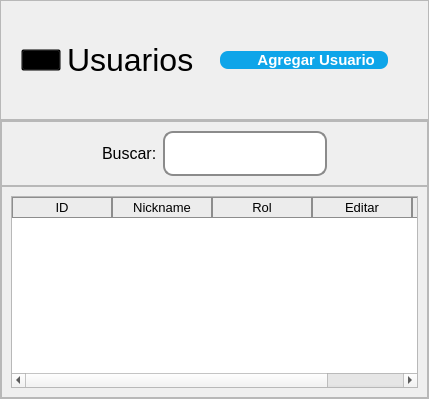
            <widget class="QWidget" name="pagUsuarios">
             <layout class="QVBoxLayout" name="verticalLayout_8" stretch="0,0">
              <property name="spacing">
               <number>0</number>
              </property>
              <property name="leftMargin">
               <number>0</number>
              </property>
              <property name="topMargin">
               <number>0</number>
              </property>
              <property name="rightMargin">
               <number>0</number>
              </property>
              <property name="bottomMargin">
               <number>0</number>
              </property>
              <item alignment="Qt::AlignTop">
               <widget class="QFrame" name="frame_15">
                <property name="sizePolicy">
                 <sizepolicy hsizetype="Preferred" vsizetype="Expanding">
                  <horstretch>0</horstretch>
                  <verstretch>0</verstretch>
                 </sizepolicy>
                </property>
                <property name="minimumSize">
                 <size>
                  <width>0</width>
                  <height>120</height>
                 </size>
                </property>
                <property name="frameShape">
                 <enum>QFrame::StyledPanel</enum>
                </property>
                <property name="frameShadow">
                 <enum>QFrame::Raised</enum>
                </property>
                <layout class="QHBoxLayout" name="horizontalLayout_8">
                 <property name="spacing">
                  <number>6</number>
                 </property>
                 <property name="leftMargin">
                  <number>20</number>
                 </property>
                 <property name="topMargin">
                  <number>20</number>
                 </property>
                 <property name="rightMargin">
                  <number>20</number>
                 </property>
                 <property name="bottomMargin">
                  <number>20</number>
                 </property>
                 <item>
                  <widget class="QPushButton" name="pushButton_15">
                   <property name="styleSheet">
                    <string notr="true">QPushButton{
	background-color: transparent;
}</string>
                   </property>
                   <property name="text">
                    <string/>
                   </property>
                   <property name="icon">
                    <iconset>
                     <normaloff>img/usuariosPag.svg</normaloff>img/usuariosPag.svg</iconset>
                   </property>
                   <property name="iconSize">
                    <size>
                     <width>80</width>
                     <height>80</height>
                    </size>
                   </property>
                  </widget>
                 </item>
                 <item>
                  <widget class="QLabel" name="lblBienvenenida_2">
                   <property name="sizePolicy">
                    <sizepolicy hsizetype="Preferred" vsizetype="Expanding">
                     <horstretch>0</horstretch>
                     <verstretch>0</verstretch>
                    </sizepolicy>
                   </property>
                   <property name="font">
                    <font>
                     <family>Arial</family>
                     <pointsize>24</pointsize>
                    </font>
                   </property>
                   <property name="text">
                    <string>Usuarios</string>
                   </property>
                  </widget>
                 </item>
                 <item>
                  <widget class="QPushButton" name="btnAgregarUsuario">
                   <property name="sizePolicy">
                    <sizepolicy hsizetype="Expanding" vsizetype="Fixed">
                     <horstretch>0</horstretch>
                     <verstretch>0</verstretch>
                    </sizepolicy>
                   </property>
                   <property name="maximumSize">
                    <size>
                     <width>16777215</width>
                     <height>16777215</height>
                    </size>
                   </property>
                   <property name="font">
                    <font>
                     <family>Arial</family>
                     <pointsize>11</pointsize>
                     <weight>75</weight>
                     <bold>true</bold>
                    </font>
                   </property>
                   <property name="cursor">
                    <cursorShape>PointingHandCursor</cursorShape>
                   </property>
                   <property name="layoutDirection">
                    <enum>Qt::LeftToRight</enum>
                   </property>
                   <property name="styleSheet">
                    <string notr="true">QPushButton{
	background-color: #0EA5E9;
	border: none;
	padding-left: 10px;
	padding-right: 10px;
	color: #fff;
	margin-left: 20px;
	margin-right: 20px;
	border-radius: 8px;
}

QPushButton::hover{
	background-color: #0284c7;
}</string>
                   </property>
                   <property name="text">
                    <string>      Agregar Usuario</string>
                   </property>
                   <property name="icon">
                    <iconset>
                     <normaloff>img/add.svg</normaloff>img/add.svg</iconset>
                   </property>
                   <property name="iconSize">
                    <size>
                     <width>20</width>
                     <height>50</height>
                    </size>
                   </property>
                  </widget>
                 </item>
                </layout>
               </widget>
              </item>
              <item>
               <widget class="QFrame" name="frame_16">
                <property name="sizePolicy">
                 <sizepolicy hsizetype="Preferred" vsizetype="Expanding">
                  <horstretch>0</horstretch>
                  <verstretch>0</verstretch>
                 </sizepolicy>
                </property>
                <property name="styleSheet">
                 <string notr="true"/>
                </property>
                <property name="frameShape">
                 <enum>QFrame::StyledPanel</enum>
                </property>
                <property name="frameShadow">
                 <enum>QFrame::Raised</enum>
                </property>
                <layout class="QVBoxLayout" name="verticalLayout_9">
                 <property name="spacing">
                  <number>0</number>
                 </property>
                 <property name="leftMargin">
                  <number>0</number>
                 </property>
                 <property name="topMargin">
                  <number>0</number>
                 </property>
                 <property name="rightMargin">
                  <number>0</number>
                 </property>
                 <property name="bottomMargin">
                  <number>0</number>
                 </property>
                 <item alignment="Qt::AlignTop">
                  <widget class="QFrame" name="frame_17">
                   <property name="minimumSize">
                    <size>
                     <width>0</width>
                     <height>55</height>
                    </size>
                   </property>
                   <property name="maximumSize">
                    <size>
                     <width>16777215</width>
                     <height>80</height>
                    </size>
                   </property>
                   <property name="frameShape">
                    <enum>QFrame::StyledPanel</enum>
                   </property>
                   <property name="frameShadow">
                    <enum>QFrame::Raised</enum>
                   </property>
                   <layout class="QHBoxLayout" name="horizontalLayout_9">
                    <property name="leftMargin">
                     <number>100</number>
                    </property>
                    <property name="rightMargin">
                     <number>100</number>
                    </property>
                    <item>
                     <widget class="QLabel" name="label">
                      <property name="sizePolicy">
                       <sizepolicy hsizetype="Preferred" vsizetype="Preferred">
                        <horstretch>0</horstretch>
                        <verstretch>0</verstretch>
                       </sizepolicy>
                      </property>
                      <property name="font">
                       <font>
                        <family>Arial</family>
                        <pointsize>12</pointsize>
                       </font>
                      </property>
                      <property name="text">
                       <string>Buscar:</string>
                      </property>
                     </widget>
                    </item>
                    <item>
                     <widget class="QLineEdit" name="inpUsuariosBusqueda">
                      <property name="sizePolicy">
                       <sizepolicy hsizetype="Expanding" vsizetype="MinimumExpanding">
                        <horstretch>0</horstretch>
                        <verstretch>0</verstretch>
                       </sizepolicy>
                      </property>
                      <property name="font">
                       <font>
                        <family>Arial</family>
                        <pointsize>12</pointsize>
                       </font>
                      </property>
                      <property name="styleSheet">
                       <string notr="true">QLineEdit{
	border-radius: 10px;
	border: 2px solid #8B8B8B;
	padding: 10px;
	color: #525252;
}</string>
                      </property>
                      <property name="text">
                       <string/>
                      </property>
                      <property name="alignment">
                       <set>Qt::AlignCenter</set>
                      </property>
                     </widget>
                    </item>
                   </layout>
                  </widget>
                 </item>
                 <item>
                  <widget class="QFrame" name="frame_18">
                   <property name="sizePolicy">
                    <sizepolicy hsizetype="Preferred" vsizetype="Expanding">
                     <horstretch>0</horstretch>
                     <verstretch>0</verstretch>
                    </sizepolicy>
                   </property>
                   <property name="frameShape">
                    <enum>QFrame::StyledPanel</enum>
                   </property>
                   <property name="frameShadow">
                    <enum>QFrame::Raised</enum>
                   </property>
                   <layout class="QVBoxLayout" name="verticalLayout_10">
                    <item>
                     <widget class="QTableWidget" name="tblUsuarios">
                      <property name="font">
                       <font>
                        <family>Arial</family>
                        <pointsize>12</pointsize>
                       </font>
                      </property>
                      <property name="styleSheet">
                       <string notr="true">QHeaderView::section{
	background-color: #ECECEC;
	border: 1px solid #8d8d8d;
}</string>
                      </property>
                      <property name="textElideMode">
                       <enum>Qt::ElideMiddle</enum>
                      </property>
                      <column>
                       <property name="text">
                        <string>ID</string>
                       </property>
                       <property name="font">
                        <font>
                         <family>Arial</family>
                         <pointsize>10</pointsize>
                        </font>
                       </property>
                      </column>
                      <column>
                       <property name="text">
                        <string>Nickname</string>
                       </property>
                       <property name="font">
                        <font>
                         <family>Arial</family>
                         <pointsize>10</pointsize>
                        </font>
                       </property>
                      </column>
                      <column>
                       <property name="text">
                        <string>Rol</string>
                       </property>
                       <property name="font">
                        <font>
                         <family>Arial</family>
                         <pointsize>10</pointsize>
                        </font>
                       </property>
                      </column>
                      <column>
                       <property name="text">
                        <string>Editar</string>
                       </property>
                       <property name="font">
                        <font>
                         <family>Arial</family>
                         <pointsize>10</pointsize>
                        </font>
                       </property>
                      </column>
                      <column>
                       <property name="text">
                        <string>Eliminar</string>
                       </property>
                       <property name="font">
                        <font>
                         <family>Arial</family>
                         <pointsize>10</pointsize>
                        </font>
                       </property>
                      </column>
                     </widget>
                    </item>
                   </layout>
                  </widget>
                 </item>
                </layout>
               </widget>
              </item>
             </layout>
            </widget>
